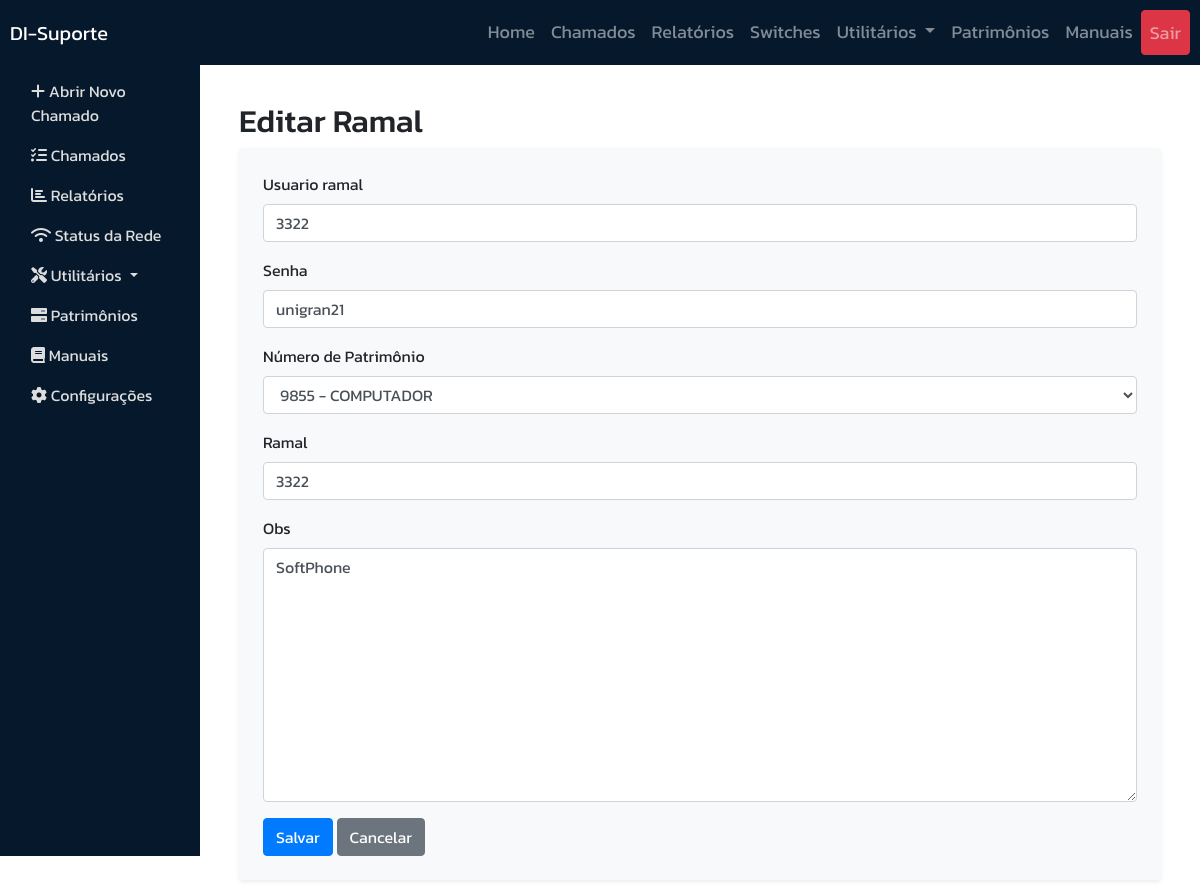
Page /utilitarios/ramais/editar/1/ (signed in) on the committed database.
### utilitarios/models.py (models this page shows, shortened)
class Ramal(models.Model):
    usuario_ramal = models.CharField(max_length=100)
    senha = models.CharField(max_length=100)
    patrimonio = models.ForeignKey(
        Patrimonio,
        on_delete=models.CASCADE,
        limit_choices_to=models.Q(tipo='COMPUTADOR') | models.Q(
            tipo='TELEFONE'),  # Restringe a tipos 'COMPUTADOR' e 'TELEFONE'
        verbose_name="Número de Patrimônio"
    )
    ramal = models.CharField(max_length=20)
    obs = models.TextField(blank=True, null=True)

### utilitarios/views.py (the view)
# urls.py: path('ramais/editar/<int:ramal_id>/', edita_ramal, name='edita_ramal'),
@login_required
def edita_ramal(request, ramal_id):
    ramal = get_object_or_404(Ramal, pk=ramal_id)
    if request.method == 'POST':
        form = RamalForm(request.POST, instance=ramal)
        if form.is_valid():
            form.save()
            return redirect('ramais')
    else:
        form = RamalForm(instance=ramal)
    return render(request, 'edita_ramal.html', {'form': form})

### utilitarios/forms.py
class RamalForm(forms.ModelForm):
    class Meta:
        model = Ramal
        fields = ['usuario_ramal', 'senha', 'patrimonio', 'ramal', 'obs']

### patrimonios/models.py (called while the page is built)
    def __str__(self):
        return f"{self.numero_patrimonio} - {self.tipo}"

### utilitarios/templates/edita_ramal.html (shortened to what this page needs)
﻿{% extends 'base.html' %}
{% load widget_tweaks %}
{% block content %}
<div class="container mt-4">
    <h2>{% if form.instance.pk %}Editar Ramal{% else %}Cadastrar Ramal{% endif %}</h2>
    <form method="post" class="bg-light p-4 rounded shadow-sm">
        <div class="form-group">
            <label for="{{ form.usuario_ramal.id_for_label }}">{{ form.usuario_ramal.label }}</label>
            {{ form.usuario_ramal|add_class:"form-control" }}
        </div>
        <div class="form-group">
            <label for="{{ form.senha.id_for_label }}">{{ form.senha.label }}</label>
            {{ form.senha|add_class:"form-control" }}
        </div>
        <div class="form-group">
            <label for="{{ form.patrimonio.id_for_label }}">{{ form.patrimonio.label }}</label>
            {{ form.patrimonio|add_class:"form-control" }}
        </div>
        <div class="form-group">
            <label for="{{ form.ramal.id_for_label }}">{{ form.ramal.label }}</label>
            {{ form.ramal|add_class:"form-control" }}
        </div>
        <div class="form-group">
            <label for="{{ form.obs.id_for_label }}">{{ form.obs.label }}</label>
            {{ form.obs|add_class:"form-control" }}
        </div>
        <button type="submit" class="btn btn-primary">Salvar</button>
        <a href="{% url 'ramais' %}" class="btn btn-secondary">Cancelar</a>
    </form>
</div>
{% endblock %}

### static/css/chamados.css (style rules this page uses)
.form-control { border: 1px solid #ced4da; border-radius: 0.25rem; padding: 0.375rem 0.75rem; }
.form-group { margin-bottom: 1rem; }
.btn-primary { background-color: #007bff; border-color: #007bff; }
.btn-secondary { background-color: #6c757d; border-color: #6c757d; }

### rows in the picture
Ramal: usuario_ramal "3322", senha "unigran21", patrimonio "9855 - COMPUTADOR", ramal "3322", obs "SoftPhone"
